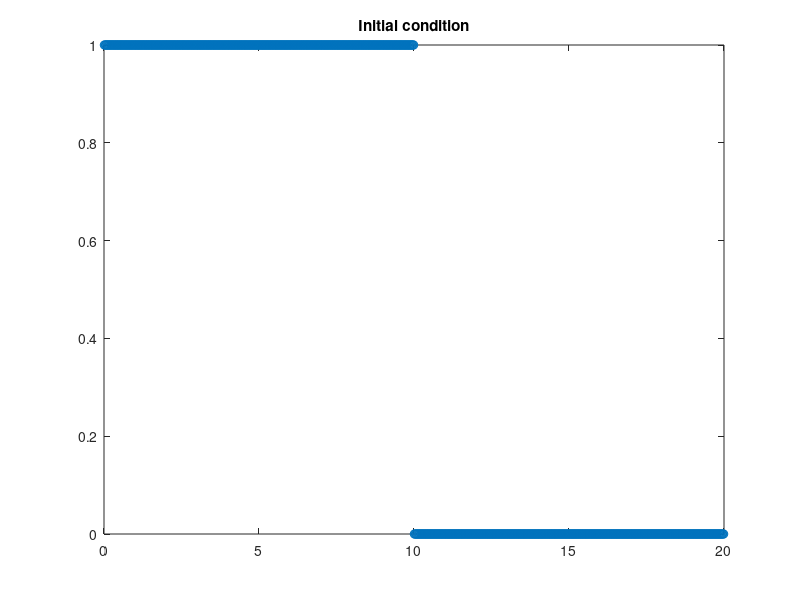
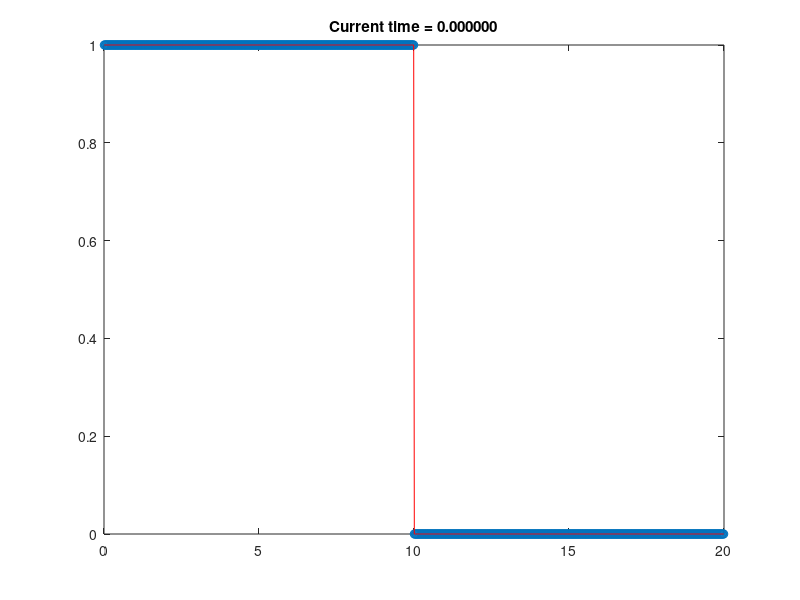

Here is the MATLAB script that generated these plots, in order: (Note: this script raises an error after producing the figures.)
%% Test DiffusionNonLinear.m for non-linear conduction equation
% Page 105 Dall'Amico Ph.D. thesis
% analytical solution Dumbser et al. 2008
%       T(x,t) = min{ 1, max[0,0.5*(1- (x-x0)/sqrt(epsilon t) ) ] }
% in DiffusionNonLinear.m it is possible to test Picard iteration in order
% to see how the solution improves. Picard iteration works on the thermal
% coefficient: lambda is always computed at time level n (semi-implicit in time)

% clear all
% close all
% clc
global TR TL IMAX dx dt epsilon

%Parameters
delta = 10^(-6);
epsilon = 10^(-3);
cT = 1; % has to be constant

%Domain
xL = 0;         %bottom
xR = 20;        %surface
x0 = 10;        % discuntinuity position
IMAX = 1000;             %number of control volumes
dx = (xR-xL)/IMAX;      %mesh spacing
x = linspace(xL+dx/2,xR-dx/2,IMAX);
tend = 200;             %set the final simulation time
time = 0;               %initial time

% Initialize variables
T = zeros(1,IMAX);
Texact = zeros(1,IMAX);
lambda = zeros(1,IMAX);

%set the initial condition (the right temperature-than it start freezing from the left)
for i=1:IMAX
    if(x(i)<x0)
        T(i) = 1 - delta;
    else
        T(i) = delta;
    end
end
figure(1)
plot(x,T,'o')
title(sprintf('Initial condition'))



NMAX=200000;
for nit=1:NMAX
    % Boundary conditions
    TR = delta;
    TL = 1-delta;
    
    dt = 2; % the sheme BTCS is unconditionally stable, increasing dt the accuracy decreases
    if(time>=tend)
        break
    end 
    if(time+dt>tend)
        dt=tend-time;
    end

    for i=1:IMAX
        % analytical solution at t=time
        Texact(i) = min( 1,max( 0, 0.5*( 1-(x(i)-x0)/sqrt(epsilon*time) ) ) );
    end
    
    
    
    figure(2)
    plot(x,T,'o')
    hold on
    plot(x,Texact,'r')
    title(sprintf('Current time = %f',time))
    drawnow
    hold off
    
    %compute right hand side and the linear part of the system
    [T, error] = DiffusionNonLinear(T);

    disp(sprintf('   errorHeat:%e\n', error) )
    
    relativeError(nit) = sum(abs(T'-Texact))/sum(abs(Texact));
    norm(nit) = sqrt( sum( (T'-Texact).*(T'-Texact) ) ); % norma del vettore degli scarti T-Texact
    
    disp(sprintf('   relative error:%e\n\n', relativeError(nit) ) )
    disp(sprintf('   norm:%e\n\n', norm(nit) ) )
    time = time+dt;     %advance time
end

max(norm)
max(relativeError)





